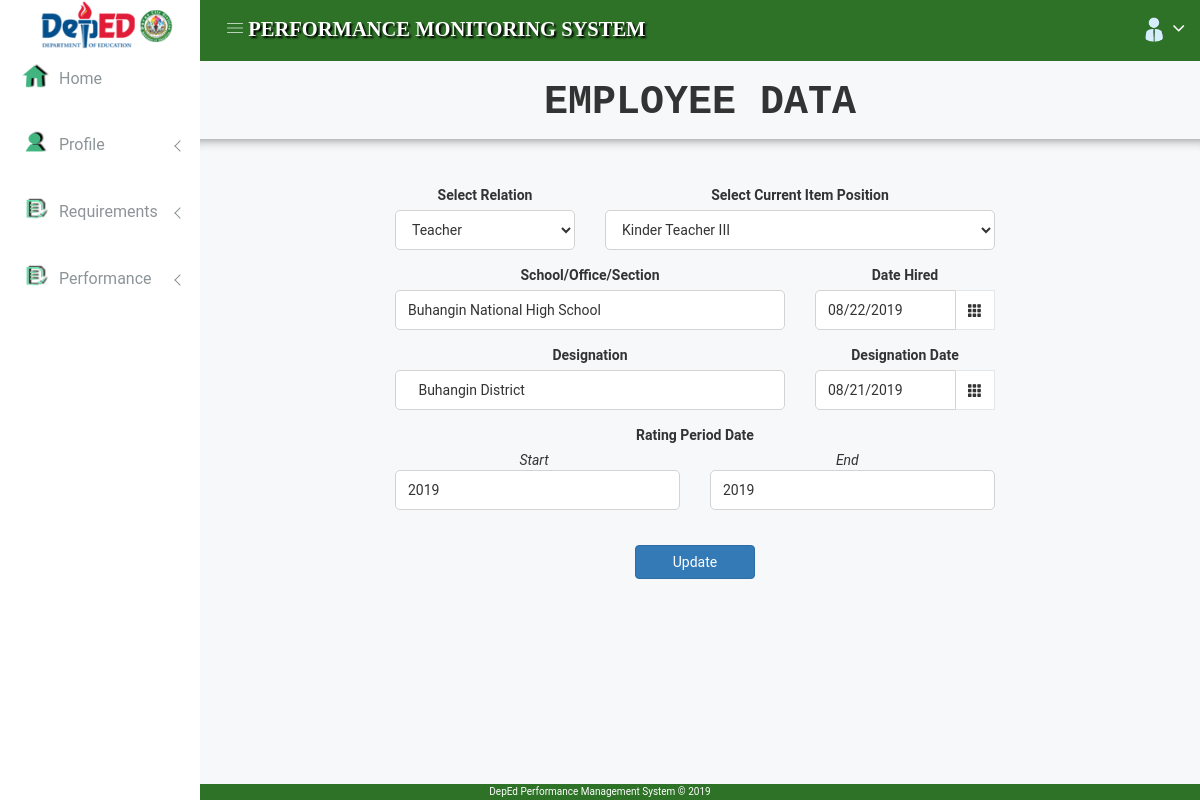
The page /emp_data.php (signed in) on the database its author committed.
### tables this page shows
CREATE TABLE `users_rp_details` (
  `u_rp_id` int(11) NOT NULL,
  `t_id` int(11) NOT NULL,
  `u_rp_office` varchar(50) DEFAULT NULL,
  `u_rp_relation` varchar(20) DEFAULT NULL,
  `u_rp_position` varchar(50) DEFAULT NULL,
  `u_rp_datehired` text DEFAULT NULL,
  `u_rp_designation` varchar(20) DEFAULT NULL,
  `u_rp_designation_date` text DEFAULT NULL,
  `urp_date_start` text DEFAULT NULL,
  `urp_date_end` text DEFAULT NULL,
  `u_rp_dateper` varchar(20) DEFAULT NULL
);

### conn/session.php (called while the page is built)
<?php
    include_once('connection.php');
    if(!empty($_SESSION["u_id"])){
	   	$u_id = $_SESSION['u_id'];
	    $ses_query = mysqli_query($connection, "SELECT * FROM users WHERE t_id = '$u_id' ");
	    $row = mysqli_fetch_assoc($ses_query);
	    $u_id = $row["t_id"];
    }else{
	    header("location:../private/login.php");
	}
?>

### src/emp_data.php (the view, shortened to what this page needs)
<?php
    require_once("../conn/connection.php");
    include_once("../conn/session.php");
?>
<!doctype html>
<html class="no-js" lang="en">
<head>
    <link rel="stylesheet" href="../css/bootstrap.min.css">
    <link rel="stylesheet" href="../css/font-awesome.min.css">
    <link rel="stylesheet" href="../css/owl.carousel.css">
    <link rel="stylesheet" href="../css/owl.theme.css">
    <link rel="stylesheet" href="../css/owl.transitions.css">
    <link rel="stylesheet" href="../css/animate.css">
    <link rel="stylesheet" href="../css/normalize.css">
    <link rel="stylesheet" href="../css/meanmenu.min.css">
    <link rel="stylesheet" href="../css/main.css">
    <link rel="stylesheet" href="../css/educate-custon-icon.css">
    <link rel="stylesheet" href="../css/morrisjs/morris.css">
    <link rel="stylesheet" href="../css/scrollbar/jquery.mCustomScrollbar.min.css">
    <link rel="stylesheet" href="../css/metisMenu/metisMenu.min.css">
    <link rel="stylesheet" href="../css/metisMenu/metisMenu-vertical.css">
    <link rel="stylesheet" href="../style.css">
    <link rel="stylesheet" href="../css/responsive.css">
    <link href="https://cdnjs.cloudflare.com/ajax/libs/bootstrap-datepicker/1.6.4/css/bootstrap-datepicker.css" rel="stylesheet"/>
</head>
<body>
    <?php
        $query_rp = mysqli_query($connection,"SELECT * FROM users_rp_details WHERE t_id = '$u_id'");
        $count = mysqli_num_rows($query_rp);
        if($count == 1){
            $rp_row = mysqli_fetch_assoc($query_rp);
        }else{
            $rp_row = mysqli_fetch_assoc($query_rp);
            $count == 0;
        }
    ?>
 <?php require("menu/menu_main.php");?>
    <div class="all-content-wrapper">
        <div class="header-advance-area">
            <div class="header-top-area">
                <div class="container-fluid">
                    <div class="row">
                        <div class="col-lg-12 col-md-12 col-sm-12 col-xs-12">
                            <div class="header-top-wraper">
                                <div class="row">
                                    <div class="col-lg-1 col-md-0 col-sm-1 col-xs-12">
                                        <div class="menu-switcher-pro">
                                            <button type="button" id="sidebarCollapse" class="btn bar-button-pro header-drl-controller-btn btn-info navbar-btn">
                                                    <i class="educate-icon educate-nav"></i>
                                                </button>
                                        </div>
                                    </div>
                                    <div class="col-lg-0 col-md-0 col-sm-6 col-xs-12">
                                        <div class="header-top-menu tabl-d-n">
                                            <h1 class="title">PERFORMANCE MONITORING SYSTEM</h1>
                                        </div>
                                    </div>
                                    <div class="col-lg-5 col-md-5 col-sm-12 col-xs-12">
                                        <div class="header-right-info">
                                            <ul class="nav navbar-nav mai-top-nav header-right-menu">
                                                <li class="nav-item">
                                                    <a href="#" data-toggle="dropdown" role="button" aria-expanded="false" class="nav-link dropdown-toggle">
                                                            <img src="../img/icon/admin_icon.png" alt="" />
                                                            <i class="fa fa-angle-down edu-icon edu-down-arrow"></i>
                                                        </a>
                                                </li>
                                            </ul>
                                        </div>
                                    </div>
                                </div>
                            </div>
                        </div>
                    </div>
                </div>
            </div>
        <?php require("menu/menu_mb.php"); ?>
        </div>
        <br>
        <center>
            <h1 style="font-family: courier new; font-size: 40px; ">EMPLOYEE DATA</h1>
            <hr class="style-four">
        </center>
        <div class="content" align="center">
            <br>
            <form action="<?php $_SERVER["PHP_SELF"]; ?>" method="POST">
                <div class="row">
                    <div class='col-sm-4'>
                        <div class="form-group">
                            <label for="position">Select Relation</label>
                            <select id="select1" class="form-control" name="sel1" onchange="giveSelection(this.value)">
                                <option value="a" <?php if($count == 1){ if($rp_row["u_rp_relation"] == "Teacher") { echo "selected";}}?>>Teacher</option>
                            </select>
                        </div>
                    </div>
                    <div class='col-sm-8'>
                        <div class="form-group">
                            <label for="position">Select Current Item Position</label>
                            <select id="select2" class="form-control" name="sel2">
                                <option data-option="a" <?php if($rp_row["u_rp_position"] == "Kinder Teacher III"){echo "selected";}?>>Kinder Teacher III</option>
                        </select>
                        </div>
                    </div>
                </div>
                <div class="row">
                    <div class='col-sm-8'>
                        <div class="form-group">
                            <label for="office">School/Office/Section</label>
                            <input type="text" id="office" class="form-control" name="urp_office" value="<?php if($count==1){echo $rp_row["u_rp_office"];} ?>">
                        </div>
                    </div>
                    <div class='col-sm-4'>
                        <label for="datehired">Date Hired</label>
                        <div class="input-group date" data-provide="datepicker">
                                <input type="text" id="datehired" class="form-control" name="urp_date_hired" value="<?php if($count==1){echo $rp_row["u_rp_datehired"];} ?>">
                                <div class="input-group-addon">
                                    <span class="glyphicon glyphicon-th"></span>
                                </div>
                        </div>
                    </div>
                </div>
                <div class="row">
                    <div class='col-sm-8'>
                        <div class="form-group">
                            <label for="des">Designation</label>
                            <input type="text" id="des" class="form-control" name="urp_des" value="<?php  if($count==1){echo $rp_row["u_rp_designation"];}?> ">
                        </div>
                    </div>
                    <div class='col-sm-4'>
                        <label for="desdate">Designation Date</label>
                        <div class="input-group date" data-provide="datepicker">
                                <input type="text" id="desdate" class="form-control" name="urp_des_date" value="<?php if($count==1){echo $rp_row["u_rp_designation_date"];} ?>">
                                <div class="input-group-addon">
                                    <span class="glyphicon glyphicon-th"></span>
                                </div>
                        </div>
                    </div>
                </div>
                <label for="desdate">Rating Period Date</label>
                <div class="row">
                    <div class='col-sm-6'>
                        <div class="form-group">
                            <div class="form-group">
                                <i>Start&nbsp;&nbsp;</i>
                                <input type="text" class="form-control" id="datepicker1" name="urp_syear" value="<?php if($count == 1){echo $rp_row["urp_date_start"];} ?>"/>
                            </div>
                        </div>
                    </div>
                    <div class='col-sm-6'>
                        <div class="form-group">
                            <i>End&nbsp;&nbsp;&nbsp;</i>
                            <input type="text" class="form-control" id="datepicker2" name="urp_eyear" name="urp_drp_end" value="<?php if($count == 1){echo $rp_row["urp_date_end"];} ?>"/>
                        </div>
                    </div>
                </div>
                <br>
                <div class="form-group">
                    <input type="submit" class="btn btn-primary" value="<?php if($count == 1){echo "Update"; }else{echo "Save Details"; }?>" name="urp_submit_detail" style="width: 20%;">
                </div>
            </form>
        </div>
        <div class="footer-copyright-area">
            <div class="container-fluid">
                <div class="row">
                    <div class="col-lg-12">
                        <div class="footer-copy-right">
                            <p>DepEd Performance Management System © 2019</p>
                        </div>
                    </div>
                </div>
            </div>
        </div>
    </div>
</body>
</html>

### src/menu/menu_main.php (shortened to what this page needs)
<!DOCTYPE html>
<html>
<head>
</head>
<body>
    <div class="left-sidebar-pro">
        <nav id="sidebar" class="">
            <div class="sidebar-header">
                <a href="index.php"><img class="main-logo" src="../img/logo/deped_logo3.png" alt="logo_deped" width="145"/></a>
            </div>
            <div class="left-custom-menu-adp-wrap comment-scrollbar">
                <nav class="sidebar-nav left-sidebar-menu-pro">
                    <ul class="metismenu" id="menu1">
                        <li>
                            <a class="" href="index.php">
                                   <span><img src="../img/icon/home.png" width="40"></span>
                                   <span class="mini-click-non">Home</span>
                                </a>
                        </li>
                        <li class="">
                            <a class="has-arrow" href="#" aria-expanded="false">
                                <span><img src="../img/icon/profile.png" width="40"></span>
                                <span class="mini-click-non">Profile</span></a>
                        </li>
                        <li>
                            <a class="has-arrow" href="#" aria-expanded="false">
                                <span><img src="../img/icon/requirement.png" width="40"></span>
                                <span class="mini-click-non">Requirements</span></a>
                        </li>
                        <li>
                            <a class="has-arrow" href="#" aria-expanded="false">
                                <span><img src="../img/icon/requirement.png" width="40 "></span>
                                <span class="mini-click-non">Performance</span></a>
                        </li>
                    </ul>
                </nav>
            </div>
        </nav>
    </div>
</body>
</html>

### src/menu/menu_mb.php (shortened to what this page needs)
<!DOCTYPE html>
<html>
<head>
</head>
<body>
</body>
</html>

### css/main.css (style rules this page uses)
html { color: #222; font-size: 1em; line-height: 1.4; }
hr { display: block; height: 1px; border: 0; border-top: 1px solid #ccc; margin: 1em 0; padding: 0; }
audio, canvas, iframe, img, svg, video { vertical-align: middle; }

### css/metisMenu/metisMenu-vertical.css (style rules this page uses)
.sidebar-nav { background: #fff; }
.sidebar-nav ul { padding: 0; margin: 0; list-style: none; background: #f5f5f5; }
.sidebar-nav .metismenu { background: #fff; display: -webkit-box; display: -ms-flexbox; display: flex; -webkit-box-orient: vertical; -webkit-box-direction: normal; -ms-flex-direction: column; flex-direction: column; }
.sidebar-nav .metismenu li + li { margin-top: 5px; }
.sidebar-nav .metismenu li:last-child { margin-bottom: 5px; }
.sidebar-nav .metismenu > li { display: -webkit-box; display: -ms-flexbox; display: flex; -webkit-box-orient: vertical; -webkit-box-direction: normal; -ms-flex-direction: column; flex-direction: column; position: relative; }
.sidebar-nav .metismenu a { position: relative; display: block; padding: 13px 15px; color: #444; outline-width: 0; transition: all .3s ease-out; font-size:16px; font-weight:400; }

### src/emp_data.php (style rules this page uses)
.title { font-size: 20.5px; color: white; font-family: Engravers MT; text-shadow: 2px 2px 2px black; margin-top:18px; margin-left: -50px; }
.form-control { border-radius: 5px; border-color: lightgray; }
hr.style-four { height: 12px; border: 0; box-shadow: inset 0 12px 12px -12px rgba(0, 0, 0, 0.5); }
.content { width: 60%; position: relative; left: 57%; margin-left: -37.5%; }

### rows shown on the page
users_rp_details: sel1 "Teacher", sel2 "Kinder Teacher III", urp_office "Buhangin National High School", urp_date_hired "08/22/2019", urp_des "Buhangin District", urp_des_date "08/21/2019", urp_syear "2019", urp_eyear "2019"
